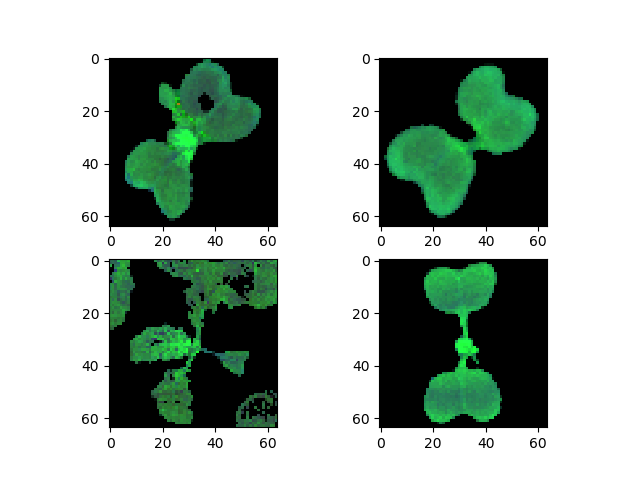
#> input picture AugmentedImages.png, 640 x 480 px; its folder holds only this picture in this run
$ python -i Sapling.py   (imports and definitions only)
#> lines starting #> are read from the running program, lines starting #| are printed output that depends on the picture; after the words box and inside, x2 and y2 are one past the last pixel; in counts of white or black regions, pixels touching at a corner belong together
import numpy as np
import tensorflow as tf
import cv2
import os
import matplotlib.pyplot as plt
import pickle
import pandas as pd

# [1 line that did not run here, left out]

# [1 line that did not run here, left out]

def create_HSV_masked_images(img):
#> called with img = 'AugmentedImages.png'
    timg = cv2.imread(img)
#> timg is the input picture: shape (480, 640, 3); mean B, G, R 167.6, 175.9, 163.4
    timg = cv2.cvtColor(timg, cv2.COLOR_BGR2HSV)
#> timg: shape (480, 640, 3); mean H, S, V 8.8, 22.3, 175.9
    mask = cv2.inRange(timg, np.array([60-35,100,50]),np.array([60+35,255,255]))
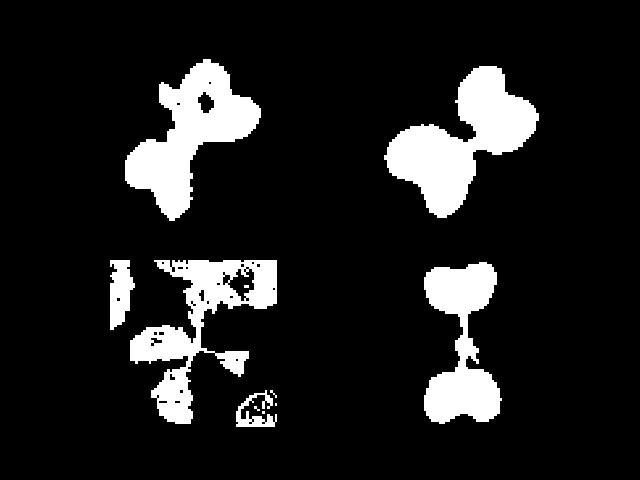
#> mask: shape (480, 640); 12.1% white; 11 white regions (5 under 20 px), largest, box (x1, y1, x2, y2) and area: (384, 66, 539, 218) 10361, (125, 59, 261, 221) 9343, (130, 260, 277, 424) 8395, (424, 262, 502, 424) 7040, (110, 260, 135, 330) 1222, (236, 390, 277, 427) 641
    kernel = cv2.getStructuringElement(cv2.MORPH_ELLIPSE, (15, 15))
    mask = cv2.morphologyEx(mask, cv2.MORPH_CLOSE, kernel)
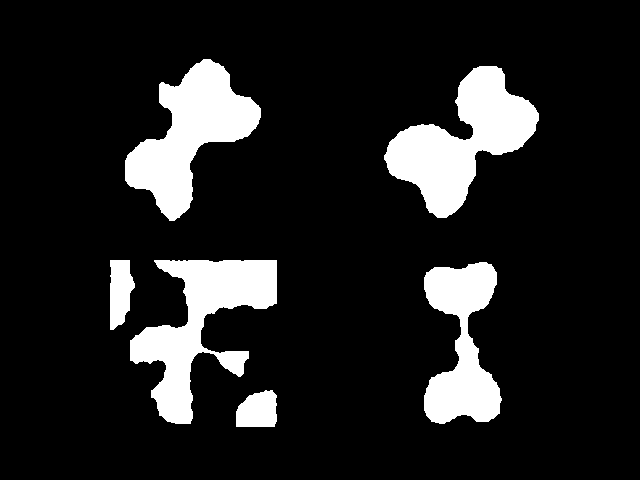
#> mask: shape (480, 640); 13.2% white; 6 white regions, box (x1, y1, x2, y2) and area: (384, 66, 539, 218) 10626, (130, 260, 277, 424) 10057, (125, 59, 261, 221) 9855, (424, 262, 502, 424) 7362, (110, 260, 135, 330) 1307, (236, 390, 277, 427) 1263
    timg = cv2.bitwise_and(timg, timg, mask = mask)
#> timg: shape (480, 640, 3); mean H, S, V 8.7, 22, 17.3
    timg = cv2.resize(timg, (64, 64))
#> timg: shape (64, 64, 3); mean H, S, V 8.5, 21.5, 17
    return(timg)

# [2 lines that did not run here, left out]

# [1 line that did not run here, left out]
# [1 line that did not run here, left out]
# [1 line that did not run here, left out]

# [3 lines not run here, left out]

# [1 line that did not run here, left out]

l = range(12)
# [1 line that did not run here, left out]
ohv = np.zeros((4750, 12))
# [1 line that did not run here, left out]

idxes = np.random.permutation(4750)
# [1 line that did not run here, left out]
sylabels = ohv[idxes]

from sklearn.model_selection import train_test_split
# [1 line that did not run here, left out]

# [1 line not run here, left out]

# [1 line that did not run here, left out]
# [1 line that did not run here, left out]

def convlayer(con, shpe, num):
    w = tf.get_variable('w'+str(num), shape = shpe, initializer = tf.contrib.layers.xavier_initializer(seed=0))
    b = tf.zeros(shpe[-1])
    conv = tf.nn.conv2d(con, w, [1,1,1,1], padding="SAME")
    conv = tf.nn.bias_add(conv, b)
    return(tf.nn.relu(conv))

# [1 line that did not run here, left out]
# [1 line that did not run here, left out]
# [1 line that did not run here, left out]

# [1 line that did not run here, left out]
# [1 line that did not run here, left out]
# [1 line that did not run here, left out]

# [1 line that did not run here, left out]

# [1 line that did not run here, left out]
# [1 line that did not run here, left out]
# [1 line that did not run here, left out]

# [1 line that did not run here, left out]
# [1 line that did not run here, left out]
# [1 line that did not run here, left out]
# [1 line that did not run here, left out]
# [1 line that did not run here, left out]
# [1 line that did not run here, left out]
# [1 line that did not run here, left out]
# [1 line that did not run here, left out]

# [1 line that did not run here, left out]
# [1 line that did not run here, left out]

# [1 line that did not run here, left out]
# [1 line that did not run here, left out]

# [1 line that did not run here, left out]
# [1 line that did not run here, left out]
# [1 line that did not run here, left out]
# [1 line that did not run here, left out]
# [1 line that did not run here, left out]
# [1 line that did not run here, left out]

# [1 line that did not run here, left out]
# [1 line that did not run here, left out]

trco = []
teco = []
trac = []
teac = []
# [26 lines not run here, left out]

>>> result = create_HSV_masked_images('AugmentedImages.png')
